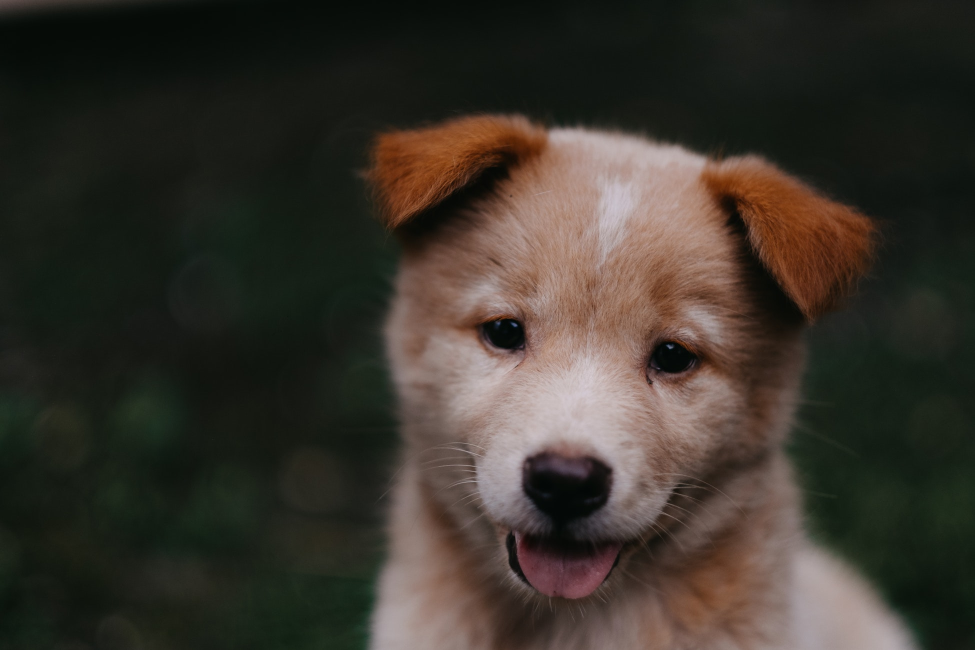
#> input picture Notebooks/data/00-puppy.jpg, 1950 x 1300 px (shown at 1/2 size); the run also reads 5 pictures not shown here
$ jupyter execute --allow-errors 'CV1 - Computer Vision With OpenCV.ipynb'   (shell and % lines are left out)   (older library calls are emulated)
#> lines starting #> are read from the running program, lines starting #| are printed output that depends on the picture
# Computer Vision Course

### Learning Outcomes

By the end of this notebook, you should be able to:

- Explain how images are stored as arrays (shape, dtype, value ranges)
- Load, display, save, resize, and transform images with OpenCV
- Apply classical CV building blocks (color spaces, filtering, thresholding, morphology, edges)
- Use standard detection techniques (template matching, contours, feature matching)
- Segment images with watershed
- Work with video streams and basic tracking (optical flow, MeanShift/CamShift, trackers)

## Set up a Python environment

Create a virtual environment:

```bash
python3 -m venv venv
```

Activate it (macOS/Linux):

```bash
source venv/bin/activate
```

Activate it (Windows - PowerShell):

```bash
venv\Scripts\Activate.ps1
```

Activate it (Windows - cmd.exe):

```bash
venv\Scripts\activate.bat
```

# Computer Vision Course

### Learning Outcomes

By the end of this notebook, you should be able to:

- Explain how images are stored as arrays (shape, dtype, value ranges)
- Load, display, save, resize, and transform images with OpenCV
- Apply classical CV building blocks (color spaces, filtering, thresholding, morphology, edges)
- Use standard detection techniques (template matching, contours, feature matching)
- Segment images with watershed
- Work with video streams and basic tracking (optical flow, MeanShift/CamShift, trackers)

## Set up a Python environment

Create a virtual environment:

```bash
python3 -m venv venv
```

Activate it (macOS/Linux):

```bash
source venv/bin/activate
```

Activate it (Windows - PowerShell):

```bash
venv\Scripts\Activate.ps1
```

Activate it (Windows - cmd.exe):

```bash
venv\Scripts\activate.bat
```

## Install libraries

We'll use:

- OpenCV (`opencv-python`)
- Matplotlib (`matplotlib`)

Install the packages (inside the activated environment):

```bash
pip install opencv-python matplotlib
```

If you install packages from inside Jupyter, restart the kernel so the imports pick up the new environment.

> **📦 What just happened?**
>
> `pip install opencv-python matplotlib` downloads and installs:
> - **OpenCV** (`cv2`): the main computer vision library we'll use throughout this course.
> - **Matplotlib** (`plt`): a plotting library to display images inside the notebook.
>
> The `!` prefix tells Jupyter to run the command in the system shell instead of Python.

[cell 1]
import sys
import cv2
import numpy as np
import matplotlib.pyplot as plt

from PIL import Image

print('python:', sys.version.split()[0])
print('opencv:', cv2.__version__)
print('numpy :', np.__version__)
print('mpl   :', plt.matplotlib.__version__)

> **🔍 What this cell does — Library imports & version check**
>
> ```python
> import cv2        # OpenCV: image loading, processing, drawing
> import numpy as np  # NumPy: all images are NumPy arrays under the hood
> import matplotlib.pyplot as plt  # Matplotlib: for displaying images in the notebook
> from PIL import Image  # Pillow: an alternative image-loading library
> ```
>
> `%matplotlib inline` is a Jupyter magic command that makes plots appear directly below the cell.
>
> **Expected output**: three version strings, e.g. `opencv: 4.x.x`, `numpy: 1.x.x`, `mpl: 3.x.x`.
> If you see an `ImportError`, the library was not installed correctly — re-run cell 7.

## NumPy and Matplotlib recap

NumPy is the core library for arrays (including images).

```python
import numpy as np
```

A few useful NumPy functions you will see often:

- `np.arange` create a range of values
- `np.zeros` / `np.ones` create arrays filled with 0/1
- `arr.shape` read the array shape
- `arr.reshape(...)` change the view/shape
- `arr.max()` / `arr.min()`
- `arr.argmax()` / `arr.argmin()`
- `arr.mean()`
- `arr.copy()`
- `np.asarray(obj)` convert to an array

Slicing means selecting parts of an array, e.g. `arr[:10, :10]`.

### How images look as arrays

Most color images are stored as a 3D array with shape `(H, W, 3)`:

- `H` = height (rows)
- `W` = width (columns)
- `3` = color channels

Common value ranges:

- `uint8` images: integers in `[0, 255]`
- normalized floats: floats in `[0.0, 1.0]`

Matplotlib can display images inside the notebook with `plt.imshow(...)`.

Tip: colormaps like `viridis`, `plasma`, `inferno`, and `magma` are designed to remain readable for many forms of color vision deficiency.

References:

- RGB model: https://en.wikipedia.org/wiki/RGB_color_model
- Matplotlib: https://matplotlib.org/

[cell 2]
pic = Image.open('data/00-puppy.jpg')
#> pic is the input picture: PIL image 1950x1300 RGB; mean R, G, B 57.3, 51.8, 43.8

> **🖼️ Loading an image with Pillow**
>
> `Image.open(path)` reads the image file from disk and returns a **PIL Image object** — a high-level representation of the image.
> At this point the image is *not yet* a NumPy array; it is a Pillow object with attributes like `.size` (width, height) and `.mode` (e.g. `RGB`).
>
> We use Pillow here to illustrate the difference between the two common image representations before switching to OpenCV.

[cell 3]
type(pic)

[cell 4]
pic_arr = np.asarray(pic)

[cell 5]
type(pic_arr)

[cell 6]
pic_arr.shape

> **📐 Images as NumPy arrays**
>
> `np.asarray(pic)` converts the Pillow image into a **NumPy array**.
> Every color image becomes a 3-D array with shape `(height, width, channels)`.
>
> For example, a 400×600 RGB image will have shape `(400, 600, 3)`:
> - `400` rows (height)
> - `600` columns (width)
> - `3` channels: Red, Green, Blue
>
> Each element is an integer in `[0, 255]` (`uint8`).
> `0` = no intensity for that channel, `255` = full intensity.
>
> **Expected output of `pic_arr.shape`**: something like `(H, W, 3)`.

[cell 7]
pic_arr

[cell 8]
plt.imshow(pic_arr)

> **📊 Displaying an image with Matplotlib**
>
> `plt.imshow(array)` renders the NumPy array as an image in the notebook.
> Matplotlib expects the channel order to be **RGB** (Red, Green, Blue), which is exactly what Pillow gives us.
>
> **What you should see**: the puppy photo displayed inline in the notebook.

[cell 9]
pic_red = pic_arr.copy()

[cell 10]
pic_red

[cell 11]
pic_red[:,:,0].shape

[cell 12]
# R G B

# RED CHANNEL VALUES 0 no red, 255 full red
#It is showing red intensity as brightness.
plt.imshow(pic_red[:,:,0], cmap='gray') # show the red channel in grayscale -> the more red, the brighter the pixel

> **🔴 Visualizing individual color channels**
>
> A color image has **3 channels stacked together**: `[:,:,0]` = Red, `[:,:,1]` = Green, `[:,:,2]` = Blue.
>
> When we display a single channel with `cmap='gray'`, each pixel's value (0–255) is shown as brightness:
> - **Bright (white)** → high value in that channel → that area has a lot of that color.
> - **Dark (black)** → low value → little or none of that color.
>
> For example, a red object will appear **bright** in the Red channel and **dark** in Green & Blue channels.

[cell 13]
# GREEN CHANNEL VALUES 0 no green, 255 full green
#It is showing green intensity as brightness.
plt.imshow(pic_red[:,:,1], cmap='gray') # show the green channel in grayscale -> the more green, the brighter the pixel

[cell 14]
# BLUE CHANNEL VALUES 0 no blue, 255 full blue
#It is showing blue intensity as brightness.
plt.imshow(pic_red[:,:,2], cmap='gray') # show the blue channel in grayscale -> the more blue, the brighter the pixel
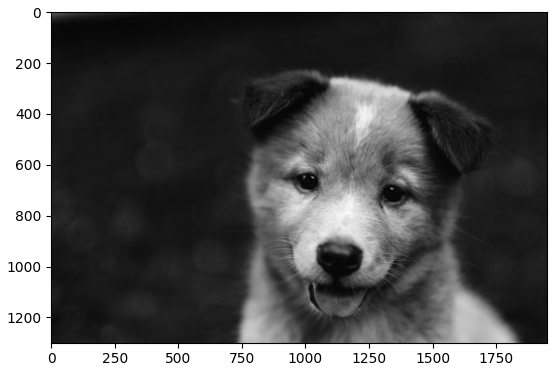
#> figure drawn by matplotlib, 1 panel

[cell 15]
# GREEN CHANNEL
pic_red[:,:,1] = 0
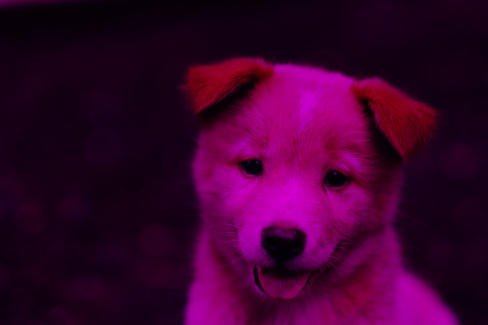
#> pic_red: shape (1300, 1950, 3) (shown at 1/4 size); mean R, G, B 57.3, 0, 43.8

[cell 16]
# BLUE CHANNEL
pic_red[:,:,2] = 0
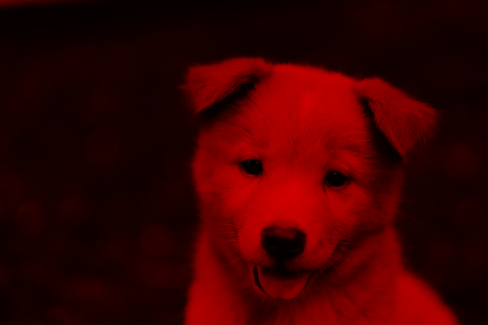
#> pic_red: shape (1300, 1950, 3) (shown at 1/4 size); mean R, G, B 57.3, 0, 0

[cell 17]
plt.imshow(pic_red)

> **🔴 Result — Red-only image**
>
> Cells 23 and 24 set the Green and Blue channels entirely to `0`, leaving only the Red channel intact.
> The result is the image displayed with **only red tones** — all greens and blues have been removed.
>
> This demonstrates how color images are just 3 stacked 2D arrays that you can manipulate independently.

### Image conventions to remember

- OpenCV images are NumPy arrays
- shapes are typically `(H, W)` for grayscale and `(H, W, 3)` for color
- OpenCV loads color as **BGR**; Matplotlib displays as **RGB**
- `dtype` and value ranges matter (`uint8` in `[0,255]` is common)

## OpenCV basics

OpenCV is a computer vision library (originally C++, with Python bindings).

A few practical notes:

- `cv2.imread(...)` returns a NumPy array (or `None` if the path is wrong).
- OpenCV loads color images as **BGR** by default, while Matplotlib expects **RGB**.
- Use `cv2.cvtColor(img, cv2.COLOR_BGR2RGB)` before `plt.imshow(...)` when displaying OpenCV images with Matplotlib.

Common functions:

- `cv2.cvtColor` convert between color spaces
- `cv2.resize` change image size (either explicit size or scale factors)
- `cv2.flip` flip horizontally/vertically
- `cv2.imwrite` save an image to disk

Docs: https://opencv.org/

[cell 18]
import numpy as np
import matplotlib.pyplot as plt
import cv2

[cell 19]
img = cv2.imread('data/00-puppy.jpg')

[cell 20]
img.shape

[cell 21]
plt.imshow(img)

[cell 22]
# OpenCV reads images in BGR format, so we need to convert it to RGB for correct display with Matplotlib
# MATPLOTLIB ---->  RED,GREEN,BLUE
# OPENCV -------->  BLUE,GREEN,RED

> **⚠️ Important: OpenCV uses BGR, Matplotlib uses RGB**
>
> When you load an image with OpenCV (`cv2.imread`), the color channels are stored in **BGR** order (Blue, Green, Red) — the *opposite* of RGB.
>
> Matplotlib, on the other hand, expects **RGB** order.
>
> **Consequence**: if you display an OpenCV image directly with `plt.imshow`, the red and blue channels are swapped — the image will look color-distorted (reddish objects appear blue, and vice versa).
>
> **Fix**: always convert before displaying:
> ```python
> fix_img = cv2.cvtColor(img, cv2.COLOR_BGR2RGB)
> plt.imshow(fix_img)
> ```

[cell 23]
fix_img = cv2.cvtColor(img, cv2.COLOR_BGR2RGB)

[cell 24]
plt.imshow(fix_img)

> **✅ Result — Correct RGB display**
>
> After `cv2.cvtColor(img, cv2.COLOR_BGR2RGB)`, the channels are reordered from BGR → RGB.
> The image now displays with its natural colors in Matplotlib. Compare this with cell 32 to see the difference.

[cell 25]
# Read the image in grayscale
img_gray = cv2.imread('data/00-puppy.jpg', cv2.IMREAD_GRAYSCALE)

[cell 26]
plt.imshow(img_gray, cmap='gray')

> **⬛ Grayscale images**
>
> `cv2.IMREAD_GRAYSCALE` tells OpenCV to load the image directly as a **grayscale** (single-channel) image.
> The array shape becomes `(H, W)` instead of `(H, W, 3)` — no color channels.
>
> Each pixel holds a single intensity value in `[0, 255]`:
> - `0` = black
> - `255` = white
> - values in between = shades of gray
>
> We must pass `cmap='gray'` to Matplotlib; otherwise it applies a default color map and the image looks falsely colorized.

[cell 27]
plt.imshow(fix_img)

[cell 28]
fix_img.shape

## Resize

Resizing changes the image resolution. You can specify a target `(width, height)` or scale factors.

Tip: for shrinking images, interpolation like `cv2.INTER_AREA` is often a good default; for enlarging, `cv2.INTER_LINEAR` is common.

[cell 29]
new_img = cv2.resize(fix_img, (1000, 400))
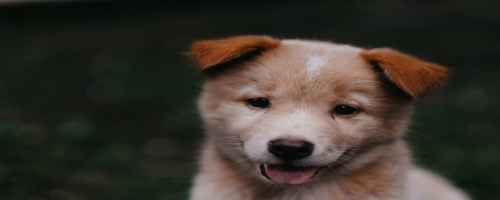
#> new_img: shape (400, 1000, 3) (shown at 1/2 size); mean R, G, B 57.2, 51.8, 43.7

[cell 30]
plt.imshow(new_img)

[cell 31]
w_ratio = 0.8
h_ratio = 0.2 # 20% of original height

[cell 32]
ratio_img = cv2.resize(fix_img, (0,0), fix_img, w_ratio, h_ratio)
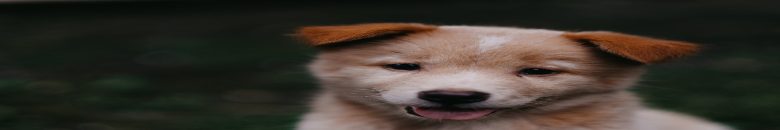
#> ratio_img: shape (260, 1560, 3) (shown at 1/2 size); mean R, G, B 57.3, 51.8, 43.8

[cell 33]
plt.imshow(ratio_img)

> **📏 Resizing images**
>
> `cv2.resize(src, (width, height))` changes the image dimensions.
> Note: OpenCV uses **(width, height)** order, while NumPy shapes are **(height, width)** — easy to mix up!
>
> - **Cell 41**: resized to a fixed `1000×400` pixels (may distort the aspect ratio).
> - **Cells 43–45**: resized using ratio factors (`w_ratio=0.8`, `h_ratio=0.2`). Passing `(0,0)` as the target size tells OpenCV to use the `fx` and `fy` scale factors instead.
>   Here `h_ratio=0.2` means the new height is only 20% of the original → the image looks squashed vertically.
>
> **Common interpolation choices**:
> - `cv2.INTER_AREA` — good for shrinking (less aliasing)
> - `cv2.INTER_LINEAR` — default, good for enlarging

[cell 34]
ratio_img.shape

## Flip image

Flipping mirrors the image:

- `flipCode = 0` vertical flip
- `flipCode = 1` horizontal flip
- `flipCode = -1` both axes

[cell 35]
flip_img = cv2.flip(fix_img, 1)
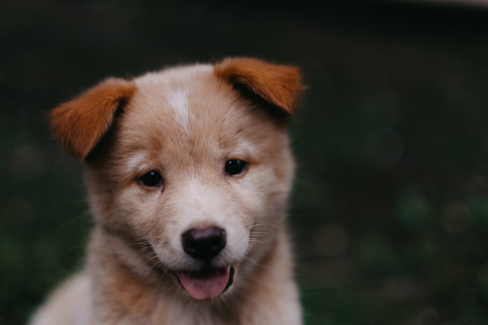
#> flip_img: shape (1300, 1950, 3) (shown at 1/4 size); mean R, G, B 57.3, 51.8, 43.8

[cell 36]
plt.imshow(flip_img)

> **🔄 Flipping images**
>
> `cv2.flip(img, flipCode)` mirrors the image:
>
> | `flipCode` | Effect |
> |---|---|
> | `0` | Vertical flip (upside down) |
> | `1` | Horizontal flip (left ↔ right) |
> | `-1` | Both axes |
>
> **Cell 48** uses `flipCode=1` → horizontal mirror.
> **Expected result**: the puppy is now facing the opposite direction.

[cell 37]
type(fix_img)

[cell 38]
# Save the modified image
cv2.imwrite('data/totally_new.jpg', fix_img)
#> Out = True

> **💾 Saving images**
>
> `cv2.imwrite(filename, img)` saves the NumPy array to disk as an image file.
> The format is inferred from the extension (`.jpg`, `.png`, etc.).
>
> ⚠️ Remember: OpenCV saves images in **BGR** format.
> Here `fix_img` was already converted to RGB, so if you reload it with OpenCV it would look color-swapped.
> For saving, it is best practice to keep the image in BGR (the OpenCV native format) before writing.

[cell 39]
fig = plt.figure(figsize=(10,8))
ax = fig.add_subplot(111)
ax.imshow(fix_img)

## Helpers

Many beginner notebooks break because `sample.jpg` is missing. We'll add small helper utilities:
- Load from local path if it exists
- Otherwise generate a synthetic image (shapes + gradients)

This keeps every later section runnable without external files.

[cell 40]
from pathlib import Path

# [4 lines left out: function bgr_to_rgb, not called in this run]

def show(img, title=None, cmap=None, figsize=(6, 4)):
    plt.figure(figsize=figsize)
    if title:
        plt.title(title)
    if img.ndim == 2:
        plt.imshow(img, cmap=cmap or 'gray')
    else:
        # Expect RGB for display
        plt.imshow(img)
    plt.axis('off')
    plt.show()

def make_synthetic_image(h=360, w=540):
#> called with h = 360, w = 540
    y = np.linspace(0, 1, h, dtype=np.float32)[:, None]
    x = np.linspace(0, 1, w, dtype=np.float32)[None, :]

    r = (255 * np.tile(x, (h, 1))).astype(np.uint8)
    g = (255 * np.tile(y, (1, w))).astype(np.uint8)
    b = (255 * (1 - x * y)).astype(np.uint8)

    img = np.dstack([r, g, b])

    img_bgr = cv2.cvtColor(img, cv2.COLOR_RGB2BGR)
    cv2.circle(img_bgr, (int(w * 0.2), int(h * 0.35)), 55, (0, 255, 255), -1) # -1 means filled circle
    cv2.rectangle(img_bgr, (int(w * 0.55), int(h * 0.2)),
                  (int(w * 0.9), int(h * 0.45)), (255, 0, 0), -1)
    cv2.line(img_bgr, (20, h - 30), (w - 20, h - 30), (255, 255, 255), 3)
    cv2.putText(img_bgr, 'CV COURSE', (20, 50),
                cv2.FONT_HERSHEY_SIMPLEX, 1.2,
                (20, 20, 20), 3, cv2.LINE_AA)
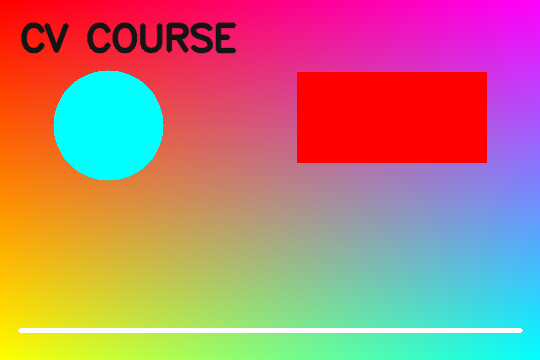
#> img_bgr: shape (360, 540, 3); mean R, G, B 182.8, 128, 121.5

    return cv2.cvtColor(img_bgr, cv2.COLOR_BGR2RGB)

def load_image_rgb(path='sample.jpg'):
    p = Path(path)
    if p.exists():
        img_bgr = cv2.imread(str(p), cv2.IMREAD_COLOR)
        if img_bgr is None:
            raise ValueError(f'Failed to read image: {p}')
        return bgr_to_rgb(img_bgr)
    return make_synthetic_image()

> **🛠️ Helper utilities**
>
> These three utility functions will be reused throughout the notebook:
>
> - **`bgr_to_rgb(img_bgr)`** — converts an OpenCV BGR image to RGB so Matplotlib can display it correctly.
> - **`show(img, title, ...)`** — a wrapper around `plt.imshow` that handles both grayscale and color images automatically, and hides the axis ticks for cleaner display.
> - **`make_synthetic_image(h, w)`** — generates a synthetic gradient image when no real image file is available, so that the notebook remains runnable even without external data files.

[cell 41]
img_path = "images/sample.png"
img_rgb = load_image_rgb(img_path)
show(img_rgb, title='Image (RGB)')
print('shape:', img_rgb.shape, 'dtype:', img_rgb.dtype, 'min/max:', img_rgb.min(), img_rgb.max())
#| shape: (360, 540, 3) dtype: uint8 min/max: 0 255

## Crop

Key concepts:
- Shape conventions: `(H, W)` for grayscale, `(H, W, 3)` for color
- `dtype` and value range: `uint8` in `[0,255]` is common
- Coordinates: `(row, col)` = `(y, x)`
- Copy vs view (when slicing)

[cell 42]
# Grayscale conversion
gray = cv2.cvtColor(cv2.cvtColor(img_rgb, cv2.COLOR_RGB2BGR), cv2.COLOR_BGR2GRAY)
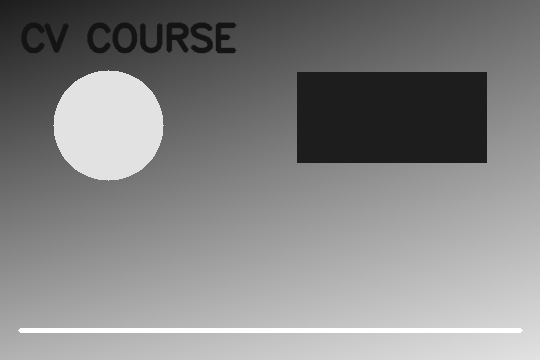
#> gray: shape (360, 540); min 20, max 255, mean 132.3
show(gray, title='Grayscale')

print('gray shape:', gray.shape)
#| gray shape: (360, 540)
#> (the rest of the program and of its run is left out)
